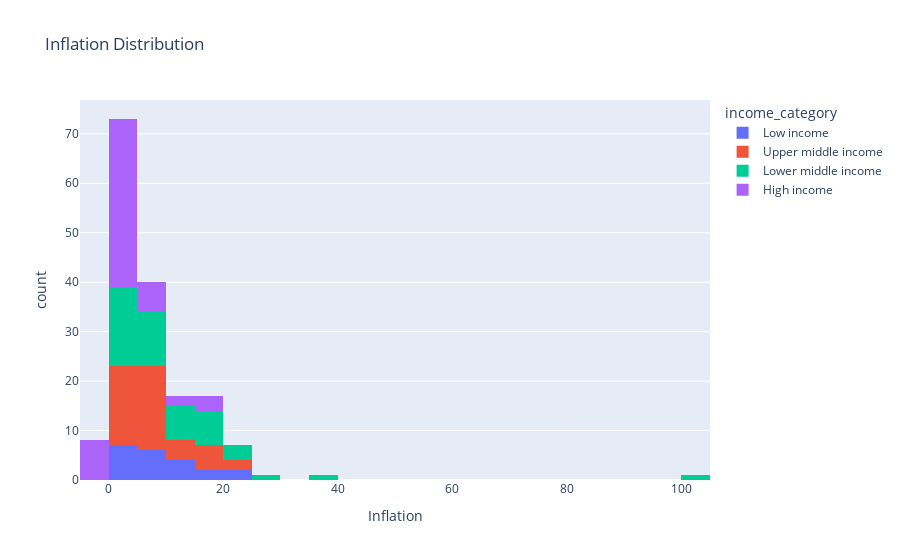

Notebook code for this chart:
### Code cell
# Inflation distribution (PIB per capita)
px.histogram(
    df_countries,
    x="inflation",
    title="Inflation Distribution",
    labels={"inflation": "Inflation"},
    color="income_category",
    nbins=30,
)

### Figure 1 — Plotly figure (JSON) as saved in the notebook; plotly's stock layout.template omitted (floating-point values rounded to 4 significant figures)
{"data": [{"alignmentgroup": "True", "bingroup": "x", "hovertemplate": "income_category=Low income<br>Inflation=%{x}<br>count=%{y}<extra></extra>", "legendgroup": "Low income", "marker": {"color": "#636efa", "pattern": {"shape": ""}}, "name": "Low income", "nbinsx": 30, "offsetgroup": "Low income", "orientation": "v", "showlegend": true, "type": "histogram", "x": [9.44, 6.81, 12.3, 2.01, 6.39, 20.8, 11.6, 4.3, 2.97, 5.47, 8.79, 12.1, 4.37, 7.64, 2.55, 2.61, 17.2, 19.6, 1.18, 10.6, 23.6], "xaxis": "x", "yaxis": "y"}, {"alignmentgroup": "True", "bingroup": "x", "hovertemplate": "income_category=Upper middle income<br>Inflation=%{x}<br>count=%{y}<extra></extra>", "legendgroup": "Upper middle income", "marker": {"color": "#EF553B", "pattern": {"shape": ""}}, "name": "Upper middle income", "nbinsx": 30, "offsetgroup": "Upper middle income", "orientation": "v", "showlegend": true, "type": "histogram", "x": [4.49, 20.9, 7.77, 13.8, 15.1, 1.14, 1.4, 8.92, 8.41, 1.11, 6.94, 3.86, 6.57, 5.44, 7.47, 2.65, 24.9, 4.23, 16.6, 8.55, 0.48, 5.14, 15.3, 16.6, 9.81, 19.5, 14.2, 7.27, 2.88, 1.13, 11.1, 1.6, 3.56, 6.1, 5.71, 14.2, 5.88, 6.35, 4.44, 7.2, 4.08, 3.68, 7.01, 2.31], "xaxis": "x", "yaxis": "y"}, {"alignmentgroup": "True", "bingroup": "x", "hovertemplate": "income_category=Lower middle income<br>Inflation=%{x}<br>count=%{y}<extra></extra>", "legendgroup": "Lower middle income", "marker": {"color": "#00cc96", "pattern": {"shape": ""}}, "name": "Lower middle income", "nbinsx": 30, "offsetgroup": "Lower middle income", "orientation": "v", "showlegend": true, "type": "histogram", "x": [16.1, 22.4, 7.14, 0.885, 5.99, 8.78, 3.12, 1.91, 0.505, 3.87, 20.7, 5.39, 10.1, 16.6, 16.1, 5.45, 8.98, 15.9, 8.43, 2.09, 1.52, 10, 9.2, 0.238, 4.15, 18.9, 3.8, 39.2, 0.976, 7.04, 15.1, 104, 10.9, 4.22, 1.72, 1.85, 6.81, 22.8, 12.5, 9.25, 26.5, 3.82, 13.4, 16.5, 2.62, 12.1, 14], "xaxis": "x", "yaxis": "y"}, {"alignmentgroup": "True", "bingroup": "x", "hovertemplate": "income_category=High income<br>Inflation=%{x}<br>count=%{y}<extra></extra>", "legendgroup": "High income", "marker": {"color": "#ab63fa", "pattern": {"shape": ""}}, "name": "High income", "nbinsx": 30, "offsetgroup": "High income", "orientation": "v", "showlegend": true, "type": "histogram", "x": [1.44, 1.16, 0.873, -0.393, 7.44, 0.321, 1.88, 16.7, 2.87, 8.96, 0.821, 2.01, -1.43, 3.22, 1.74, 0.351, 1.05, 0.758, 0.673, 5.73, 2.33, 5.47, -3.22, 1.77, 0.319, -1.9, 11.2, -0.812, 2.38, 3.62, 3.83, 0.848, 3.73, 5.95, 15.6, 2.59, 1.66, 0.643, 6.98, 3.53, 17.2, -4.21, -0.046, 0.485, -0.987, 3.16, 0.16, 0.991, 0.317, 12.5, 1.57, 1.22, 4.91], "xaxis": "x", "yaxis": "y"}], "layout": {"barmode": "relative", "legend": {"title": {"text": "income_category"}, "tracegroupgap": 0}, "title": {"text": "Inflation Distribution"}, "xaxis": {"anchor": "y", "domain": [0, 1], "title": {"text": "Inflation"}}, "yaxis": {"anchor": "x", "domain": [0, 1], "title": {"text": "count"}}}}
